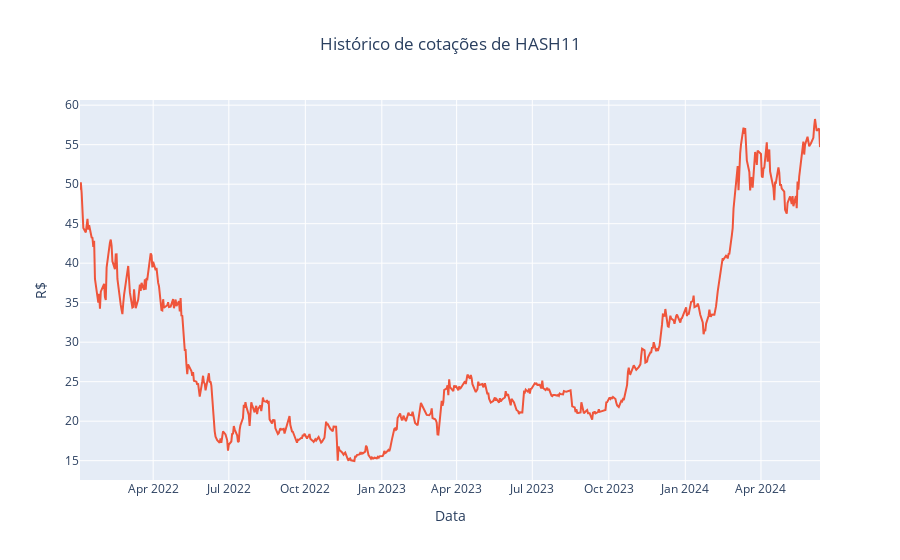

Notebook cell for this chart:
### Code cell
# Gráfico das cotações
figura = px.line(title = 'Histórico de cotações de HASH11')

figura.add_scatter(x=serie.index, y=serie)


figura.update_layout(
    xaxis_title='Data',
    yaxis_title='R$',
    title_x=0.5
)

figura.show()

### Figure 1 — Plotly figure (JSON) as saved in the notebook; plotly's stock layout.template omitted (floating-point values rounded to 4 significant figures; data arrays with more than 128 entries replaced by an {"elided": "..."} marker saying what was removed)
{"data": [{"hovertemplate": "<extra></extra>", "legendgroup": "", "line": {"color": "#636efa", "dash": "solid"}, "marker": {"symbol": "circle"}, "mode": "lines", "name": "", "orientation": "v", "showlegend": false, "type": "scatter", "xaxis": "x", "yaxis": "y"}, {"type": "scatter", "x": {"elided": "609 str values"}, "y": {"elided": "609 float values"}}], "layout": {"legend": {"tracegroupgap": 0}, "title": {"text": "Histórico de cotações de HASH11", "x": 0.5}, "xaxis": {"anchor": "y", "domain": [0, 1], "title": {"text": "Data"}}, "yaxis": {"anchor": "x", "domain": [0, 1], "title": {"text": "R$"}}}}
